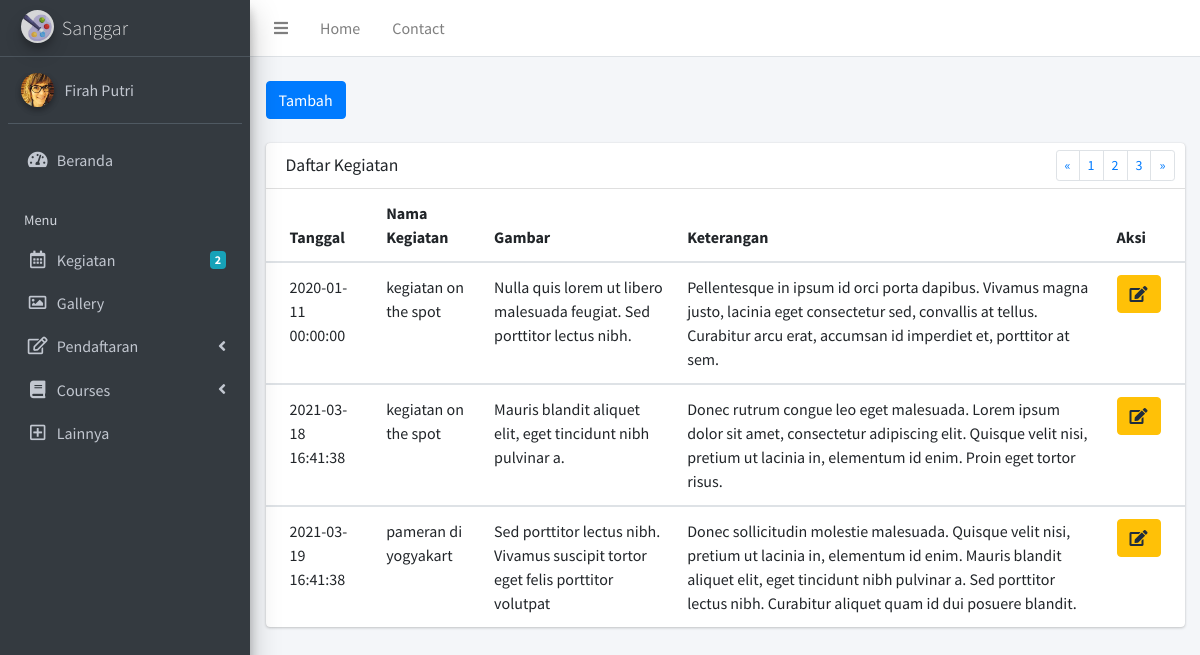
Screenshot of /kegiatan.php with the database file from the repository.
### tables this page shows
CREATE TABLE `tb_kegiatan` (
  `id` int(5) NOT NULL,
  `tanggal` datetime NOT NULL DEFAULT current_timestamp(),
  `nama_kegiatan` varchar(50) NOT NULL,
  `gambar` text NOT NULL,
  `keterangan` text NOT NULL
);

### kegiatan.php (the view, shortened to what this page needs)
<?php
include('layout.php');
$koneksi = koneksi_sanggar();
       layout_header();
      layout_sidebar();
      ?>
<div class="content-wrapper">
    <section class="content">
        <div class="container-fluid">
            <div class="row">
                <div class="col-md-1">
                    <br />
                    <a href="articles-editor.html" class="btn btn-primary">Tambah</a>
                    <br />
                    <br />
                </div>
                <div class="col-md-11"></div>
            </div>
            <div class="card">
                <div class="card-header">
                    <h3 class="card-title">Daftar Kegiatan</h3>
                    <div class="card-tools">
                        <ul class="pagination pagination-sm float-right">
                            <li class="page-item"><a class="page-link" href="#">&laquo;</a></li>
                            <li class="page-item"><a class="page-link" href="#">1</a></li>
                            <li class="page-item"><a class="page-link" href="#">2</a></li>
                            <li class="page-item"><a class="page-link" href="#">3</a></li>
                            <li class="page-item"><a class="page-link" href="#">&raquo;</a></li>
                        </ul>
                    </div>
                </div>
                <div class="card-body p-0">
                    <table class="table">
                        <thead>
                            <tr>
                                <th>Tanggal</th>
                                <th>Nama Kegiatan</th>
                                <th>Gambar</th>
                                <th>Keterangan</th>
                                <th style="width: 30px">Aksi</th>
                            </tr>
                            <?php
                                            $tampil = mysqli_query($koneksi, "SELECT * from tb_kegiatan order by id asc");
                                            while($data = mysqli_fetch_array($tampil)) :
                                        ?>
                        </thead>
                        <tbody>
                            <tr>
                                <td><?=$data['tanggal']?></td>
                                <td><?=$data['nama_kegiatan']?></td>
                                <td><?=$data['gambar']?></td>
                                <td><?=$data['keterangan']?></td>
                                <td><a href="kegiatan-detail.php?id=<?=$data['id']?>" class="btn btn-warning"> <i
                                            class="nav-icon fas fa-edit"></i></a>
                                </td>
                            </tr>
                        </tbody>
                        <?php endwhile?>
                    </table>
                </div>
            </div>
        </div>
    </section>
</div>
</div>
</body>
</html>

### layout.php (shortened to what this page needs)
<?php
function layout_sidebar(){
    $html = <<<HTML
        <aside class="main-sidebar sidebar-dark-primary elevation-4">
            <a href="index.html" class="brand-link">
                <img src="dist/img/icon-sanggar-kreativitas.jpeg" alt="Sanggar Logo"
                    class="brand-image img-circle elevation-3" style="opacity: .8">
                <span class="brand-text font-weight-light">Sanggar</span>
            </a>
            <div class="sidebar">
                <div class="user-panel mt-3 pb-3 mb-3 d-flex">
                    <div class="image">
                        <img src="dist/img/user7-128x128.jpg" class="img-circle elevation-2" alt="User Image">
                    </div>
                    <div class="info">
                        <a href="#" class="d-block">Firah Putri</a>
                    </div>
                </div>
                <nav class="mt-2">
                    <ul class="nav nav-pills nav-sidebar flex-column" data-widget="treeview" role="menu"
                        data-accordion="false">
                        <li class="nav-item">
                            <a href="index.html" class="nav-link">
                                <i class="nav-icon fas fa-tachometer-alt"></i>
                                <p>
                                    Beranda
                                </p>
                            </a>
                        </li>
                        <li class="nav-header">Menu</li>
                        <li class="nav-item">
                            <a href="kegiatan.php" class="nav-link">
                                <i class="nav-icon far fa-calendar-alt"></i>
                                <p>
                                    Kegiatan
                                    <span class="badge badge-info right">2</span>
                                </p>
                            </a>
                        </li>
                        <li class="nav-item">
                            <a href="pages/gallery.html" class="nav-link">
                                <i class="nav-icon far fa-image"></i>
                                <p>
                                    Gallery
                                </p>
                            </a>
                        </li>
                        <li class="nav-item has-treeview">
                            <a href="#" class="nav-link">
                                <i class="nav-icon far fa-edit"></i>
                                <p>
                                    Pendaftaran
                                    <i class="fas fa-angle-left right"></i>
                                </p>
                            </a>
                        </li>
                        <li class="nav-item has-treeview">
                            <a href="#" class="nav-link">
                                <i class="nav-icon fas fa-book"></i>
                                <p>
                                    Courses
                                    <i class="fas fa-angle-left right"></i>
                                </p>
                            </a>
                        </li>
                        <li class="nav-item">
                            <a href="#" class="nav-link">
                                <i class="nav-icon far fa-plus-square"></i>
                                <p>
                                    Lainnya
                                </p>
                            </a>
                        </li>
                    </ul>
                </nav>
            </div>
        </aside>
    HTML;
    echo $html;
}
function layout_header(){
$header = <<<HTML
<!DOCTYPE html>
<html lang="en">
<head>
    <meta charset="UTF-8">
    <meta http-equiv="X-UA-Compatible" content="IE=edge">
    <meta name="viewport" content="width=device-width, initial-scale=1.0">
    <title>Sanggar | Dashboard</title>
    <link rel="stylesheet" href="plugins/fontawesome-free/css/all.min.css">
    <link rel="stylesheet" href="dist/css/adminlte.min.css">
    <link href="https://fonts.googleapis.com/css?family=Source+Sans+Pro:300,400,400i,700" rel="stylesheet">
    <link rel="stylesheet" href="https://code.ionicframework.com/ionicons/2.0.1/css/ionicons.min.css">
</head>
<body class="hold-transition sidebar-mini layout-fixed">
    <div class="wrapper">
        <nav class="main-header navbar navbar-expand navbar-white navbar-light">
            <ul class="navbar-nav">
                <li class="nav-item">
                    <a class="nav-link" data-widget="pushmenu" href="#" role="button"><i class="fas fa-bars"></i></a>
                </li>
                <li class="nav-item d-none d-sm-inline-block">
                    <a href="index3.html" class="nav-link">Home</a>
                </li>
                <li class="nav-item d-none d-sm-inline-block">
                    <a href="#" class="nav-link">Contact</a>
                </li>
            </ul>
        </nav>
HTML;
echo $header;
}

### rows the page displays
tb_kegiatan: tanggal "2020-01-11 00:00:00", nama_kegiatan "kegiatan on the spot", gambar "Nulla quis lorem ut libero malesuada feugiat. Sed porttitor lectus nibh.", keterangan "Pellentesque in ipsum id orci porta dapibus. Vivamus magna justo, lacinia eget consectetur sed, convallis at tellus. Curabitur arcu erat, accumsan id imperdiet et, porttitor at sem."
tb_kegiatan: tanggal "2021-03-18 16:41:38", nama_kegiatan "kegiatan on the spot", gambar "Mauris blandit aliquet elit, eget tincidunt nibh pulvinar a.", keterangan "Donec rutrum congue leo eget malesuada. Lorem ipsum dolor sit amet, consectetur adipiscing elit. Quisque velit nisi, pretium ut lacinia in, elementum id enim. Proin eget tortor risus."
tb_kegiatan: tanggal "2021-03-19 16:41:38", nama_kegiatan "pameran di yogyakart", gambar "Sed porttitor lectus nibh. Vivamus suscipit tortor eget felis porttitor volutpat", keterangan "Donec sollicitudin molestie malesuada. Quisque velit nisi, pretium ut lacinia in, elementum id enim. Mauris blandit aliquet elit, eget tincidunt nibh pulvinar a. Sed porttitor lectus nibh. Curabitur aliquet quam id dui posuere blandit."
